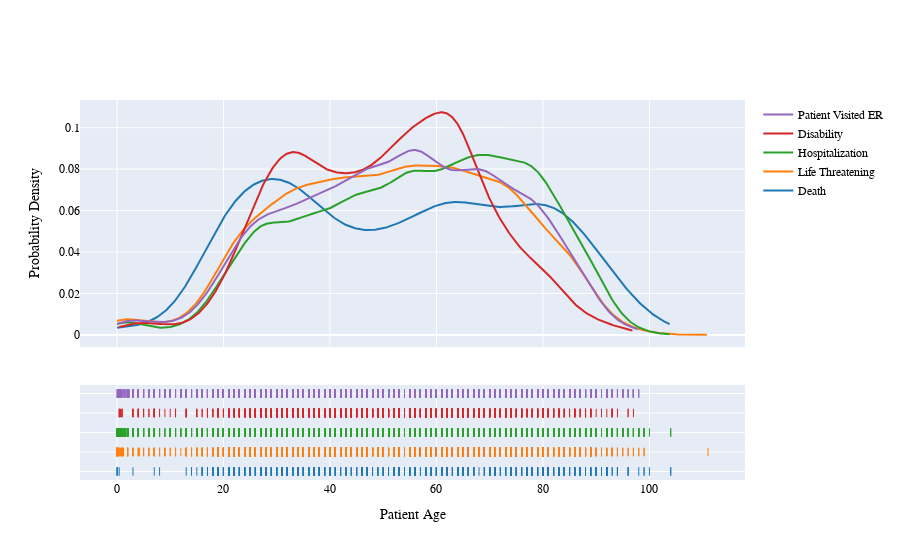

Notebook source saved alongside this figure:
### Code cell
y = []
for outcome in required_outcomes:
    out_grp = age_aggReports[age_aggReports['patient_age'] > 0].groupby('category').get_group('Vit/Min/Prot/Unconv Diet(Human/Animal)').groupby('outcomes').get_group(outcome).dropna(subset=['patient_age'])
    y.append(out_grp['patient_age'])
fig1 = ff.create_distplot(y,required_outcomes,bin_size=5,show_hist=False,histnorm='probability',curve_type='kde')
fig1.update_layout(
    xaxis_title="Patient Age",
    yaxis_title="Probability Density",
    font=dict(
        family="Courier New, monospace",
        size=12,
        color="black"
    )
)
fig1.show()

### Figure 1 — Plotly figure (JSON) as saved in the notebook; plotly's stock layout.template omitted (floating-point values rounded to 4 significant figures; data arrays with more than 128 entries replaced by an {"elided": "..."} marker saying what was removed)
{"data": [{"legendgroup": "Death", "marker": {"color": "rgb(31, 119, 180)"}, "mode": "lines", "name": "Death", "showlegend": true, "type": "scatter", "x": {"elided": "500 float values"}, "xaxis": "x", "y": {"elided": "500 float values"}, "yaxis": "y"}, {"legendgroup": "Life Threatening", "marker": {"color": "rgb(255, 127, 14)"}, "mode": "lines", "name": "Life Threatening", "showlegend": true, "type": "scatter", "x": {"elided": "500 float values"}, "xaxis": "x", "y": {"elided": "500 float values"}, "yaxis": "y"}, {"legendgroup": "Hospitalization", "marker": {"color": "rgb(44, 160, 44)"}, "mode": "lines", "name": "Hospitalization", "showlegend": true, "type": "scatter", "x": {"elided": "500 float values"}, "xaxis": "x", "y": {"elided": "500 float values"}, "yaxis": "y"}, {"legendgroup": "Disability", "marker": {"color": "rgb(214, 39, 40)"}, "mode": "lines", "name": "Disability", "showlegend": true, "type": "scatter", "x": {"elided": "500 float values"}, "xaxis": "x", "y": {"elided": "500 float values"}, "yaxis": "y"}, {"legendgroup": "Patient Visited ER", "marker": {"color": "rgb(148, 103, 189)"}, "mode": "lines", "name": "Patient Visited ER", "showlegend": true, "type": "scatter", "x": {"elided": "500 float values"}, "xaxis": "x", "y": {"elided": "500 float values"}, "yaxis": "y"}, {"legendgroup": "Death", "marker": {"color": "rgb(31, 119, 180)", "symbol": "line-ns-open"}, "mode": "markers", "name": "Death", "showlegend": false, "type": "scatter", "x": {"elided": "839 float values"}, "xaxis": "x", "y": {"elided": "839 str values"}, "yaxis": "y2"}, {"legendgroup": "Life Threatening", "marker": {"color": "rgb(255, 127, 14)", "symbol": "line-ns-open"}, "mode": "markers", "name": "Life Threatening", "showlegend": false, "type": "scatter", "x": {"elided": "3872 float values"}, "xaxis": "x", "y": {"elided": "3872 str values"}, "yaxis": "y2"}, {"legendgroup": "Hospitalization", "marker": {"color": "rgb(44, 160, 44)", "symbol": "line-ns-open"}, "mode": "markers", "name": "Hospitalization", "showlegend": false, "type": "scatter", "x": {"elided": "14178 float values"}, "xaxis": "x", "y": {"elided": "14178 str values"}, "yaxis": "y2"}, {"legendgroup": "Disability", "marker": {"color": "rgb(214, 39, 40)", "symbol": "line-ns-open"}, "mode": "markers", "name": "Disability", "showlegend": false, "type": "scatter", "x": {"elided": "2648 float values"}, "xaxis": "x", "y": {"elided": "2648 str values"}, "yaxis": "y2"}, {"legendgroup": "Patient Visited ER", "marker": {"color": "rgb(148, 103, 189)", "symbol": "line-ns-open"}, "mode": "markers", "name": "Patient Visited ER", "showlegend": false, "type": "scatter", "x": {"elided": "9561 float values"}, "xaxis": "x", "y": {"elided": "9561 str values"}, "yaxis": "y2"}], "layout": {"barmode": "overlay", "font": {"color": "black", "family": "Courier New, monospace", "size": 12}, "hovermode": "closest", "legend": {"traceorder": "reversed"}, "xaxis": {"anchor": "y2", "domain": [0, 1], "title": {"text": "Patient Age"}, "zeroline": false}, "yaxis": {"anchor": "free", "domain": [0.35, 1], "position": 0, "title": {"text": "Probability Density"}}, "yaxis2": {"anchor": "x", "domain": [0, 0.25], "dtick": 1, "showticklabels": false}}}
